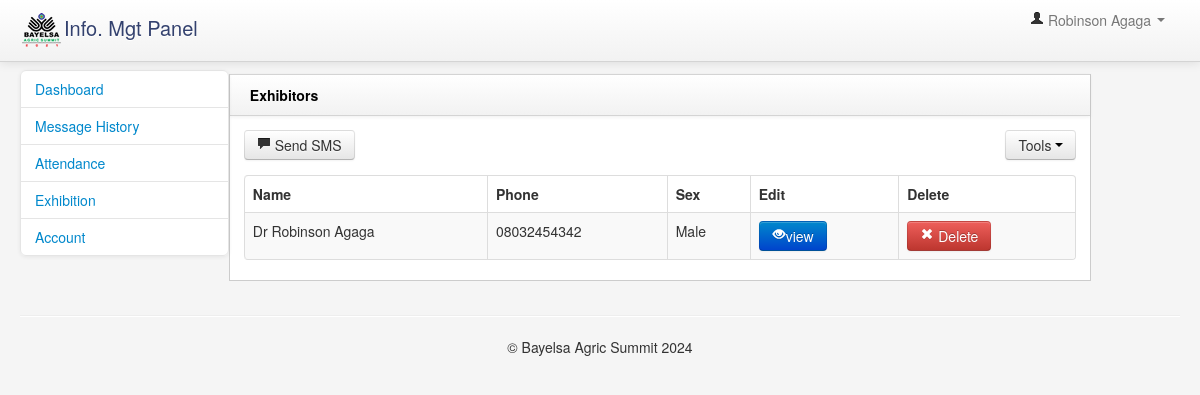
Page /mgt/exhibits.php (signed in) on the committed database.
### tables this page shows
CREATE TABLE IF NOT EXISTS `exhibitors` (
  `id` int(11) NOT NULL AUTO_INCREMENT,
  `title` varchar(200) NOT NULL,
  `fullname` varchar(200) NOT NULL,
  `phone` varchar(200) NOT NULL,
  `sex` varchar(200) NOT NULL,
  `businessName` varchar(200) NOT NULL,
  `businessArea` varchar(200) NOT NULL,
  `address` varchar(200) NOT NULL,
  `state` varchar(200) NOT NULL,
  `country` varchar(200) NOT NULL,
  PRIMARY KEY (`id`)
);

### mgt/scripts/functions.php (called while the page is built, shortened)
<?php
function ExecuteQuery($query){
	global $connection;
	$result = mysqli_query($connection,$query);
	return $result;
}
function SqlArray($result){
	$rows = mysqli_fetch_array($result);
	return $rows;
}
?>

### mgt/exhibits.php (the view, shortened to what this page needs)
<?php session_start ();
require_once("scripts/config.php"); ?>
<?php require_once("scripts/functions.php");
$result  =  ExecuteQuery("SELECT * FROM `exhibitors` order by id DESC ");
?>
<!DOCTYPE html>
<html>
    <head>
        <link href="bootstrap/css/bootstrap.min.css" rel="stylesheet" media="screen">
        <link href="bootstrap/css/bootstrap-responsive.min.css" rel="stylesheet" media="screen">
        <link href="assets/styles.css" rel="stylesheet" media="screen">
        <link href="assets/DT_bootstrap.css" rel="stylesheet" media="screen">
    </head>
    <body>
               <?php  include("tools/admin_header.php");?>
<div class="container-fluid">
            <div class="row-fluid">
                      <?php  include("tools/leftbar.php");?>
                <div class="span9" id="content">
                     <div class="row-fluid">
                        <div class="block">
                            <div class="navbar navbar-inner block-header">
                                <div class="muted pull-left"><b style="font-size:14px; color:#000">Exhibitors</b></div>
                            </div>
                            <div class="block-content collapse in">
                                <div class="span12">
                                   <div class="table-toolbar">
                                      <a href="sendsms2"><button class="btn"><i class="icon-comment"></i> Send SMS</button></a>
                                      <div class="btn-group pull-right">
                                         <button data-toggle="dropdown" class="btn dropdown-toggle">Tools <span class="caret"></span></button>
                                      </div>
                                   </div>
                                    <table cellpadding="0" cellspacing="0" border="0" class="table table-striped table-bordered" id="example2">
                                        <thead>
                                            <tr>
                                                <th>Name</th>
                                                <th>Phone</th>
												 <th>Sex</th>
                                                <th>Edit</th>
                                                <th>Delete</th>
                                            </tr>
                                        </thead>
                                        <tbody>
                                         <?php while($rows=SqlArray($result)){  ?>
                                            <tr class="gradeU">
                                                <td><?php echo ucwords($rows['title']);?> <?php echo ucwords($rows['fullname']);?></td>
                                                <td><?php echo $rows['phone'];?></td>
												<td><?php echo $rows['sex'];?></td>
                                                <td class="center"><div class="btn-group"><a href="view_info2?id=<?php echo ucwords($rows['id']);?>"><button class="btn btn-primary"><i class="icon-eye-open icon-white"></i>view</button></a></div></td>
                                                <td class="center"><div class="btn-group"><a href="delete?id2=<?php echo ucwords($rows['id']);?>"><button class="btn btn-danger"><i class="icon-remove icon-white"></i> Delete</button></a></div></td>
                                            </tr><?php ; }?>
                                        </tbody>
                                    </table>
                                </div>
                            </div>
                        </div>
                    </div>
                </div>
            </div>
            <hr>
            <?php include('includes/footer.php');?>
        </div>
    </body>
</html>

### mgt/assets/styles.css (style rules this page uses)
body { padding-top: 0; padding-bottom: 40px; background-color: #f5f5f5; }
@media (min-width: 979px) { body { padding-top: 60px; } }
#content { margin-left:0px; }
.block { border: 1px solid #ccc; background: white; margin: 1em 0em; border-top: none; }
.block-content { margin: 1em; min-height: .25em; }
.block-header { margin-bottom: 0px; border-right: none; border-left: none; -webkit-border-radius: 0px; -moz-border-radius: 0px; border-radius: 0px; }
.block-header div { padding-top: 10px; }

### rows in the picture
exhibitors: title "Dr", fullname "Robinson Agaga", phone "08032454342", sex "Male"

### other values in the picture
$_SESSION['user'] "Robinson Agaga"
